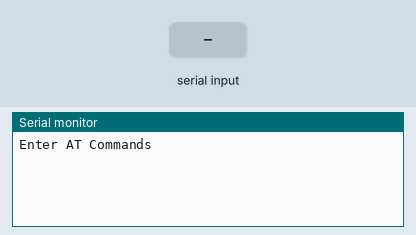
Simulated run of this sketch. Board: Arduino Uno, built with avr-gcc and run on an emulated ATmega328P. Shown: the last lines printed to the serial monitor. The test bench sets the inputs (shaded band).

Above: at 1.2 s.
1.3 s: "1" received over the second serial link
At 2.5 s:
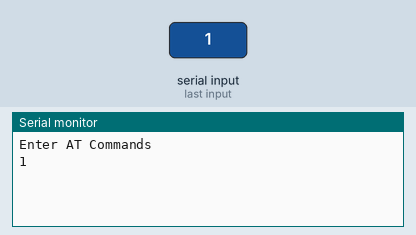
2.8 s: "0" received over the second serial link
At 3.8 s:
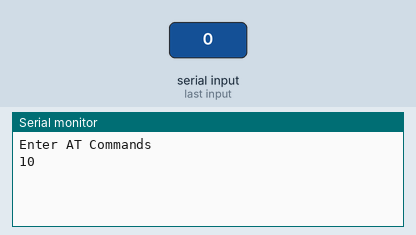

The sketch:

HC05or06_Ayar.ino
```cpp
#include <SoftwareSerial.h>
SoftwareSerial BTSerial(8,9);
void setup() {
  Serial.begin(9600);
  Serial.println("Enter AT Commands");
  BTSerial.begin(38400);
}

void loop() {
  if (BTSerial.available())
    Serial.write(BTSerial.read());


  if (Serial.available())
    BTSerial.write(Serial.read());
}
```

Measured:
- after the input at 1.3 s, the serial monitor: prints a new line at once (image 1)
- after the input at 2.8 s, the serial monitor: prints a new line at once (image 2)
